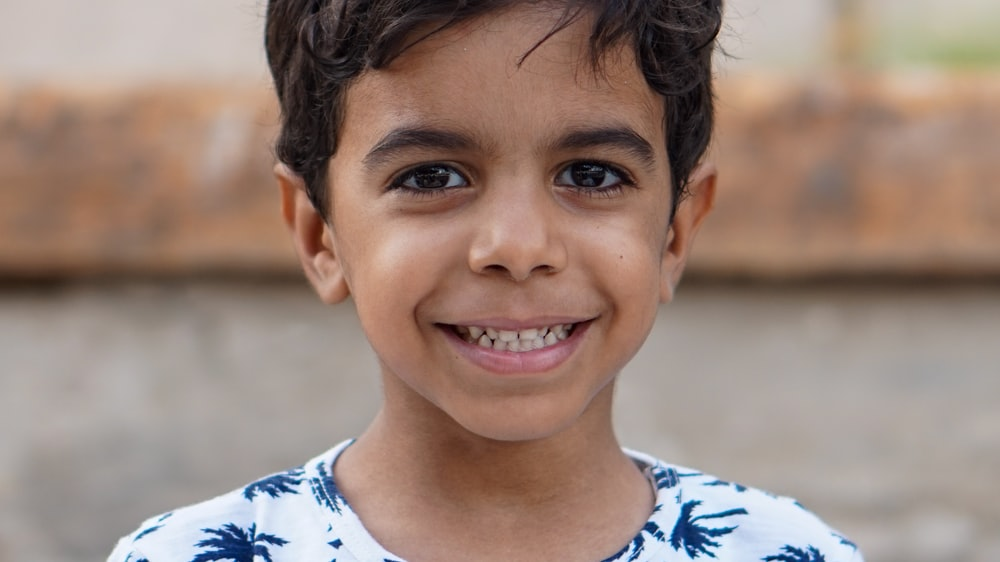
#> input picture 2-smile-detector/test-files/smilyface.jpg, 1000 x 562 px
$ python smile-detector-from-image.py
#> lines starting #> are read from the running program, lines starting #| are printed output that depends on the picture; after the words box and inside, x2 and y2 are one past the last pixel; in counts of white or black regions, pixels touching at a corner belong together
import cv2

# Loading pretrained frontal face data from opencv (HAAR CASCADE ALGO) [https://github.com/opencv/opencv/tree/master/data/haarcascades]
face_detector = cv2.CascadeClassifier(
    'xml-files/haarcascade_frontalface_default.xml')
smile_detector = cv2.CascadeClassifier('xml-files/haarcascade_smile.xml')
eye_detector = cv2.CascadeClassifier('xml-files/haarcascade_eye.xml')

# choose an image to detect faces in
img = cv2.imread('test-files/smilyface.jpg')
#> img is the input picture: shape (562, 1000, 3); mean B, G, R 122, 132.2, 153.7

# converted to grayscale
grayscaled_img = cv2.cvtColor(img, cv2.COLOR_BGR2GRAY)
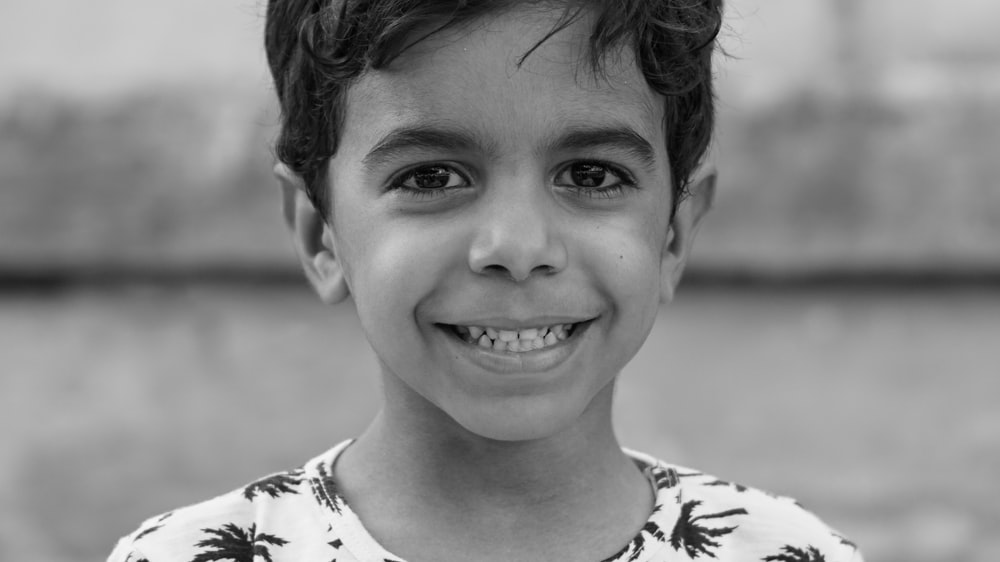
#> grayscaled_img: shape (562, 1000); min 0, max 248, mean 137.4

# detect faces
face_coordinates = face_detector.detectMultiScale(grayscaled_img)
#> face_coordinates = [[302, 18, 415, 415]]

# Drawing green rectangles around the face area. First-tuple: topleft corner, second-tuple: bottom right corner, color(RGB), rectangle-width
for (x, y, w, h) in face_coordinates:
    # Drawing a rectangle around the face
    cv2.rectangle(img, (x, y), (x+w, y+h), ((0, 255, 0)), 2)
    # get the sub frame using numpy N-dimensional arrau slicing
    the_face = img[y:y+h, x:x+w]

    # converted to grayscale
    grayscaled_face = cv2.cvtColor(the_face, cv2.COLOR_BGR2GRAY)

    # detect eyes within faces
    eye_coordinates = eye_detector.detectMultiScale(
        grayscaled_face, scaleFactor=1.1, minNeighbors=20)
    for (x_, y_, w_, h_) in eye_coordinates:
        cv2.rectangle(the_face, (x_, y_),
                      (x_ + w_, y_ + h_), ((255, 255, 255)), 2)

    # detect smiles within faces
    smile_coordinates = smile_detector.detectMultiScale(
        grayscaled_face, scaleFactor=1.3, minNeighbors=20)
    for (x_, y_, w_, h_) in smile_coordinates:
        cv2.rectangle(the_face, (x_, y_),
                      (x_ + w_, y_ + h_), ((0, 0, 255)), 2)
    if(len(smile_coordinates) > 0):
        cv2.putText(img, "Smiling", (x, y - 5),
                    cv2.FONT_HERSHEY_SIMPLEX, 0.45, ((255, 255, 255)), 1)
#> this loop made 1 pass
#> (x, y, w, h, eye_coordinates, smile_coordinates) on pass 1: (302, 18, 415, 415, [[239, 118, 81, 81], [81, 112, 99, 99]], [[130, 282, 173, 86]])
#> pass 1, `the_face = img[y:y+h, x:x+w]`:
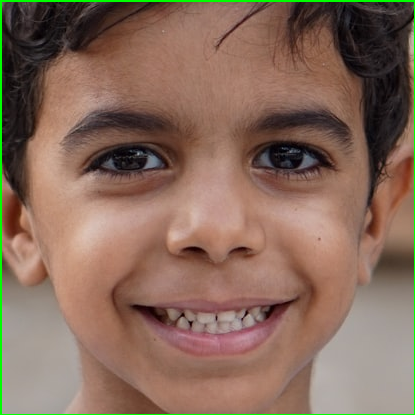
#> the_face: shape (415, 415, 3); mean B, G, R 90.9, 106.6, 134.8
#> pass 1, `grayscaled_face = cv2.cvtColor(the_face, cv2.COLOR_BGR2GRAY)`:
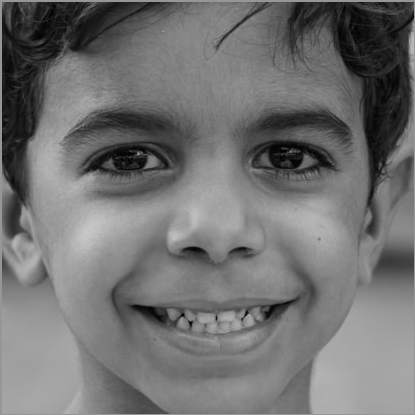
#> grayscaled_face: shape (415, 415); min 0, max 202, mean 113.2
#> after the loop:
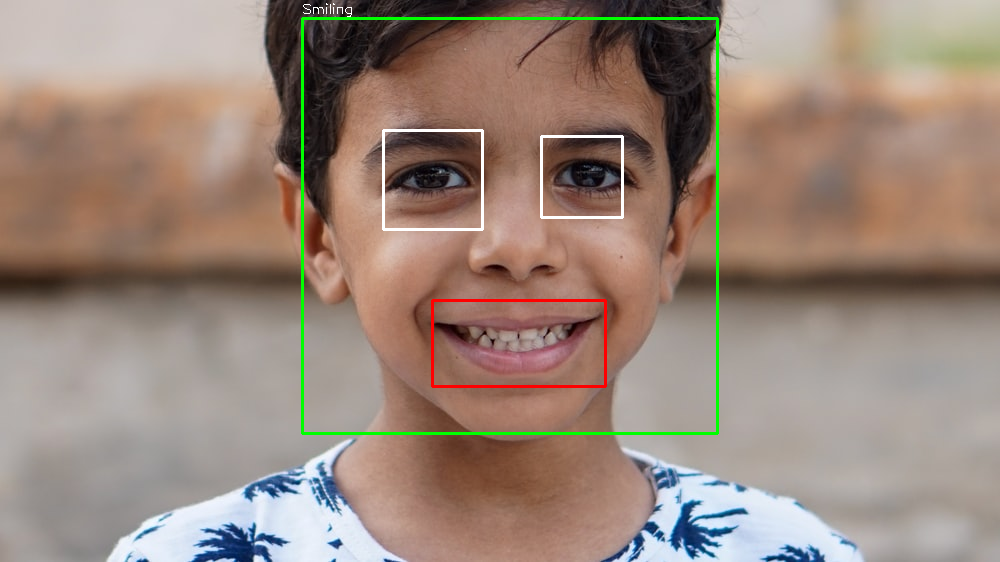
#> img: shape (562, 1000, 3); 1.57% of pixels changed, all inside (x1, y1, x2, y2) = (301, 3, 719, 435)
#> after the loop:
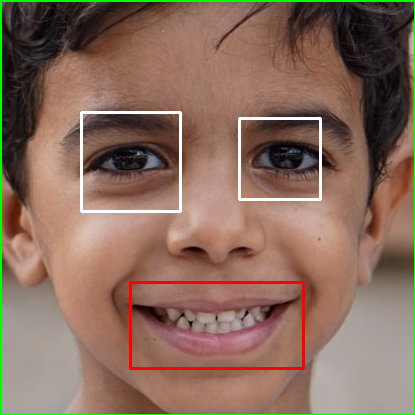
#> the_face: shape (415, 415, 3); 2.15% of pixels changed, all inside (x1, y1, x2, y2) = (80, 111, 322, 370)

cv2.imshow('Smile Detector!!!', img)
cv2.waitKey()
print("End of code")
